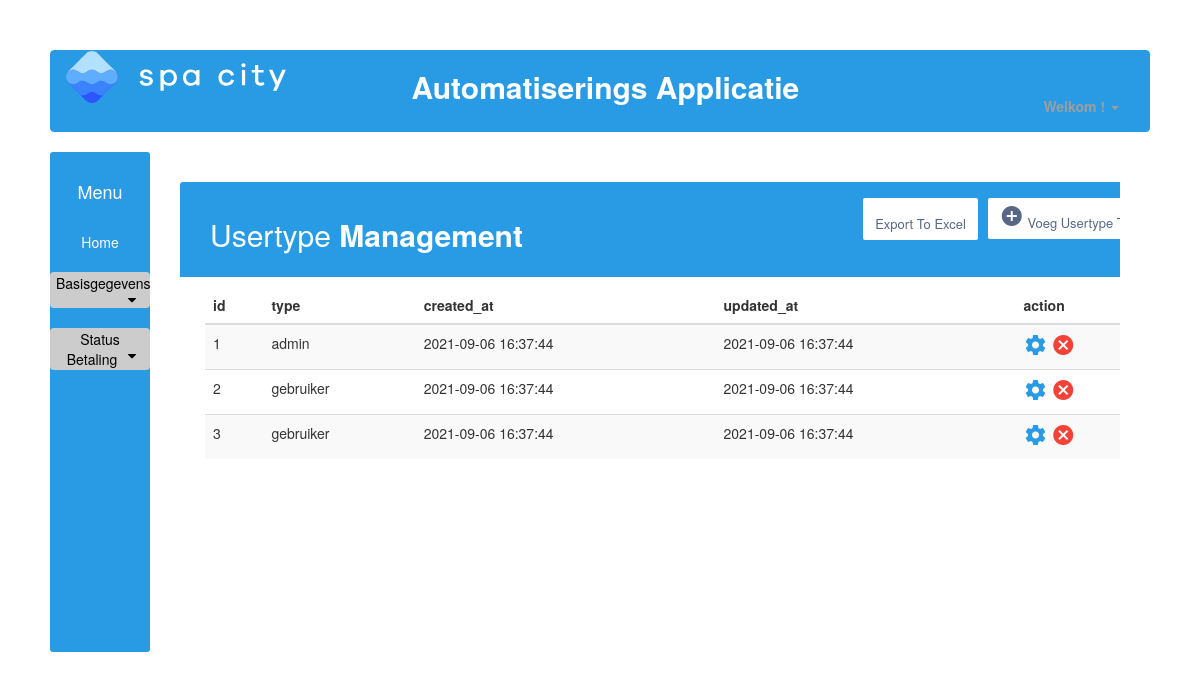
/overzicht_usertype.php (signed in), run on the app's committed database.
### tables this page shows
CREATE TABLE usertype(
    id INT NOT NULL AUTO_INCREMENT,
    type VARCHAR(255),
    created_at TIMESTAMP DEFAULT CURRENT_TIMESTAMP,
	updated_at TIMESTAMP DEFAULT CURRENT_TIMESTAMP ON UPDATE CURRENT_TIMESTAMP,
    PRIMARY KEY(id)
);

### db.php (called while the page is built, shortened)
<?php
class db{
    private $connection;
    public function __construct(){
        $this->host = 'localhost';
		$this->user = 'root';
		$this->database = 'SpaCity';
        $this->password = '';
        $this->charset = 'utf8mb4';
        try {
        $dsn = "mysql:host=$this->host;dbname=$this->database;charset=$this->charset";
        $options = [
            PDO::ATTR_ERRMODE=>PDO::ERRMODE_EXCEPTION,
            PDO::ATTR_DEFAULT_FETCH_MODE=>PDO::FETCH_ASSOC,
            PDO::ATTR_EMULATE_PREPARES => false,
        ];
            $this->connection = new PDO($dsn, $this->user, $this->password, $options);
        }catch(\PDOException $e){
           throw new \PDOException("Error message is: ". $e->getMessage());
        }
    }
    public function select($statement, $named_placeholder){
        $stmt = $this->connection->prepare($statement);
        $stmt->execute($named_placeholder);
        $result = $stmt->fetchall(PDO::FETCH_ASSOC);
        return $result;
    }
}
?>

### overzicht_usertype.php (the view, shortened to what this page needs)
<?php
    include 'db.php';
    $db = new db();
?>
<!DOCTYPE html>
<html lang="en">
<head>
    <link href="//netdna.bootstrapcdn.com/bootstrap/3.2.0/css/bootstrap.min.css" rel="stylesheet" id="bootstrap-css">
    <link rel="stylesheet" href="style.css">
    <link rel="stylesheet" href="https://maxcdn.bootstrapcdn.com/font-awesome/4.7.0/css/font-awesome.min.css">
    <link href="//maxcdn.bootstrapcdn.com/font-awesome/4.2.0/css/font-awesome.min.css" rel="stylesheet">
</head>
<body>
    <nav class="navbar navbar-default navbar-inverse" role="navigation">
        <div class="container-fluid">
            <div class="navbar-header">
                <a href="welkom_admin.php">
                    <img src="logo-spa-city.svg" alt="project logo" width="220" heigth="80">
            </div>
            <div class="collapse navbar-collapse" id="bs-example-navbar-collapse-1">
                <p class="nav navbar-text">Automatiserings Applicatie</p>
                <ul class="nav navbar-nav navbar-right">
                    <li class="dropdown">
                        <a href="welkom_admin.php" class="dropdown-toggle" data-toggle="dropdown"><b><?php echo "Welkom " . htmlentities( $_SESSION['gebruikersnaam']) ."!" ?></b> <span
                                class="caret"></span></a>
                                </div>
            </div>
    </nav>
    <div class="container-fluid h-100">
        <div class="row h-100">
            <div class="col-2" id="homemenu3">
            <br>
            <h4 class="menu">Menu</h4>
            <br />
            <a class="menulinks" href="welkom_admin.php">Home</a>
            <br />
            <br />
            <button class="dropdown-btn">Basisgegevens
                <i class="fa fa-caret-down"></i>
            </button>
            <br />
            <br />
            <button class="dropdown-btn">Status Betaling
                <i class="fa fa-caret-down"></i>
            </button>
        </div>
    </div>
    <?php
    $result_set = $db->select("SELECT * FROM usertype", []);
    $columns = array_keys($result_set[0]);
    $result_set1 = $db->select("SELECT * FROM usertype", []);
    ?>
    <div class="container-xl">
    <div class="table-responsive">
        <div class="table-wrapper">
            <div class="table-title">
                <div class="row">
                    <div class="col-sm-5">
                        <h2>Usertype <b>Management</b></h2>
                    </div>
                    <div class="col-sm-7">
                        <a href="voeg_usertype_toe.php" class="btn btn-secondary"><i class="material-icons">&#xE147;</i> <span>Voeg Usertype Toe</span></a>
                        <form method="post" action="overzicht_usertype.php" class="row">
                        <input class="btn btn-secondary" type="submit" value="Export To Excel" name="export"></input>
                        </form>
                    </div>
                </div>
            </div>
            <table class="table table-striped table-hover">
                    <thead>
                        <tr>
                            <?php foreach($columns as $column){ ?>
                            <th>
                                <strong> <?php echo $column ?> </strong>
                            </th>
                            <?php } ?>
                            <th colspan="2">action</th>
                        </tr>
                    </thead>
                    <?php foreach($result_set1 as $rows => $row){ ?>
            <?php $row_id = $row['id']; ?>
            <tr>
                <?php   foreach($row as $row_data){?>
                <td>
                    <?php echo $row_data ?>
                </td>
                <?php } ?>
                <td>
                    <a href="edit_usertype.php?id=<?php echo $row_id; ?>" class="settings" ><i class="material-icons">&#xE8B8;</i></a>
                    <a onclick="return confirm('Are you sure you want to delete this entry?')"
                        href="overzicht_usertype.php?id=<?php echo $row_id; ?>"
                        class="delete" title="Delete"><i class="material-icons">&#xE5C9;</i></a>
                </td>
            </tr>
            <?php } ?>
            </table>
</body>
</html>

### style.css (style rules this page uses)
body { padding:50px; background-color: white; }
#homemenu3 { height: 500px; background:#299be4; text-align: center; color: white; width: 100px; margin: 0; padding: 0px; border-radius: 3px; }
.navbar-text { width: 48%; text-align: right; font-size: 30px; font-weight: bold; color:white !important; }
.navbar-inverse { background-color: #299be4; border-color: #299be4; }
.row.h-100 { height: 0px; }
.table-title { padding-bottom: 15px; background: #299be4; color: #fff; padding: 16px 30px; margin: -20px -25px 10px; border-radius: 3px 3px 0 0; }
.container-xl { width: 100%; padding-right: 30px; padding-left: 100px; margin-right: auto; margin-left: auto; }
.table-responsive { margin: 30px 0; }
.table-responsive { display: block; width: 100%; overflow-x: auto; -webkit-overflow-scrolling: touch; margin-left: 15px; }
.table-wrapper { min-width: 1000px; background: #fff; padding: 20px 25px; border-radius: 3px; box-shadow: 0 1px 1px rgb(0 0 0 / 5%); }
.table-title .btn { color: #566787; float: right; font-size: 13px; background: #fff; border: none; min-width: 50px; border-radius: 2px; border: none; outline: none !important; margin-left: 10px; }
table.table td a.delete { color: #F44336; }
input.btn.btn-secondary { padding-top: 17px; }
a { color: #299be4; text-decoration: none; }
.menulinks { color: white; }
.fa-caret-down { float: right; padding-right: 8px; }
.dropdown-btn { width: 100px; }
.sidenav a, .dropdown-btn { color: black; background-color: #cccccc; border: none; border-radius: 4px; }

### data on the page
usertype: id "1", type "admin", row_data "2021-09-06 16:37:44"
usertype: id "2", type "gebruiker", row_data "2021-09-06 16:37:44"
usertype: id "3", type "gebruiker", row_data "2021-09-06 16:37:44"

### other printed values
$column "id"
$column "type"
$column "created_at"
$column "updated_at"
